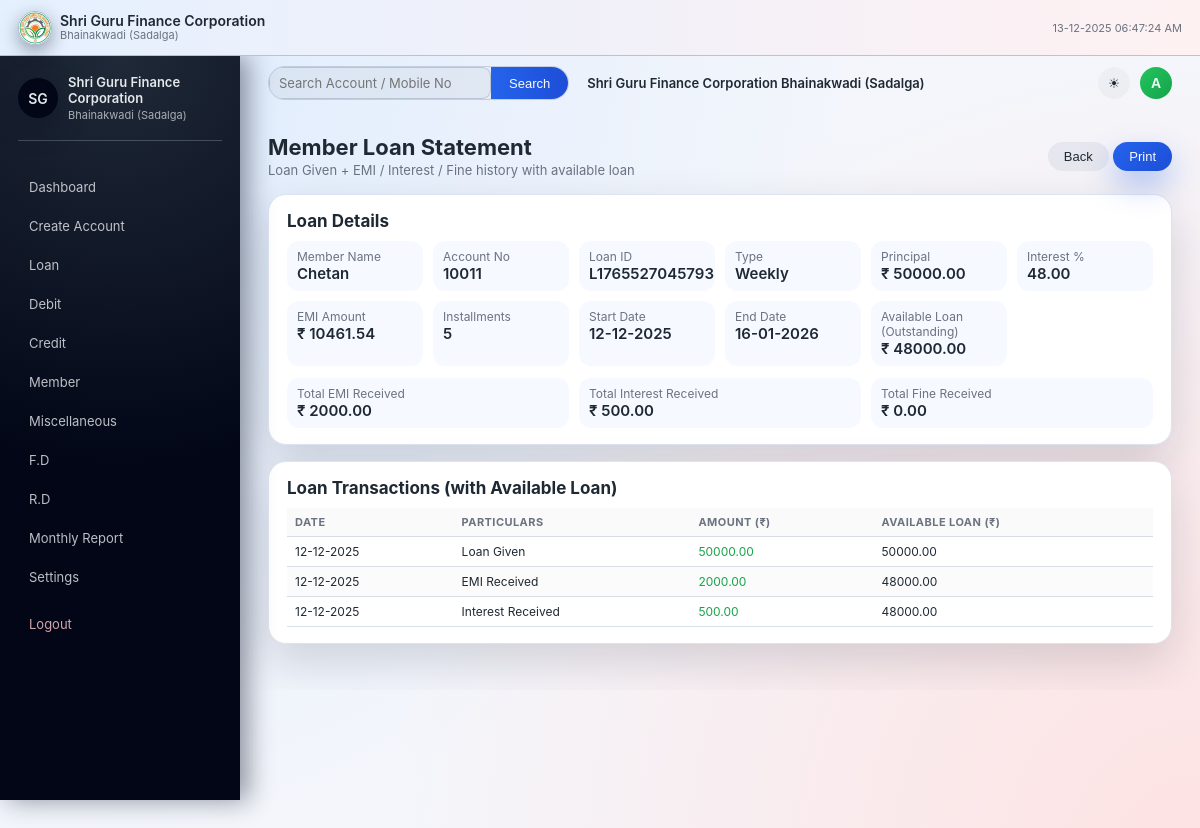
The app's page /member_loan_statement/L1765527045793 (signed in) with its own data.
### app.py (models this page shows)
class Loan(db.Model):
    id = db.Column(db.Integer, primary_key=True)
    loan_id = db.Column(db.String(20), unique=True, nullable=False)
    member_id = db.Column(db.Integer, db.ForeignKey("member.id"), nullable=True)
    account_no = db.Column(db.String(20), nullable=False)
    member_name = db.Column(db.String(120), nullable=False)
    date = db.Column(db.Date, default=date.today)
    loan_type = db.Column(db.String(20), nullable=False)  # Weekly / Monthly / Yearly / FD Loan
    principal = db.Column(db.Float, nullable=False)
    interest_rate = db.Column(db.Float, nullable=False)
    installments = db.Column(db.Integer, nullable=False)
    emi_amount = db.Column(db.Float, nullable=False)
    start_date = db.Column(db.Date, nullable=False)
    end_date = db.Column(db.Date, nullable=False)
    remarks = db.Column(db.Text, nullable=True)

class LoanTransaction(db.Model):
    id = db.Column(db.Integer, primary_key=True)
    loan_id = db.Column(db.Integer, db.ForeignKey("loan.id"), nullable=False)
    date = db.Column(db.Date, default=date.today)
    txn_type = db.Column(db.String(20), nullable=False)  # EMI / INTEREST / FINE
    amount = db.Column(db.Float, nullable=False)
    remarks = db.Column(db.Text, nullable=True)

### app.py (the view)
@app.route("/member_loan_statement/<loan_id>")
@login_required
def member_loan_statement(loan_id):
    loan = Loan.query.filter_by(loan_id=loan_id).first_or_404()
    member = Member.query.filter_by(account_no=loan.account_no).first()
    principal = float(loan.principal or 0.0)
    txns = (
        LoanTransaction.query.filter_by(loan_id=loan.id)
        .order_by(LoanTransaction.date.asc(), LoanTransaction.id.asc())
        .all()
    )
    events = []
    loan_date = loan.date or loan.start_date or loan.start_date
    outstanding = principal
    events.append({
        "date": loan_date,
        "type": "Loan Given",
        "amount": principal,
        "remaining": outstanding,
    })
    total_emi = 0.0
    total_interest = 0.0
    total_fine = 0.0
    for t in txns:
        amt = float(t.amount or 0.0)
        label = ""
        if t.txn_type == "EMI":
            label = "EMI Received"
            total_emi += amt
            outstanding -= amt
            if outstanding < 0:
                outstanding = 0.0
        elif t.txn_type == "INTEREST":
            label = "Interest Received"
            total_interest += amt
        elif t.txn_type == "FINE":
            label = "Fine Received"
            total_fine += amt
        else:
            label = t.txn_type or "Other"
        events.append({
            "date": t.date,
            "type": label,
            "amount": amt,
            "remaining": outstanding,
        })
    final_outstanding = outstanding
    rows = sorted(
        events,
        key=lambda r: (r["date"] or date.min),
        reverse=True,
    )
    return render_template(
        "member_loan_statement.html",
        loan=loan,
        member=member,
        rows=rows,
        total_emi=total_emi,
        total_interest=total_interest,
        total_fine=total_fine,
        outstanding=final_outstanding,
    )

### app.py (called while the page is built)
def login_required(view_func):
    from functools import wraps
    @wraps(view_func)
    def wrapped(*args, **kwargs):
        if "user_id" not in session:
            return redirect(url_for("login"))
        return view_func(*args, **kwargs)
    return wrapped

@app.context_processor
def inject_now():
    return {
        "now": datetime.utcnow(),
        "bank_name": "Shri Guru Finance Corporation Bhainakwadi (Sadalga)",
    }

### templates/member_loan_statement.html (shortened to what this page needs)
{% extends "base.html" %}
{% block content %}
<div class="page-header">
    <div>
        <h2>Member Loan Statement</h2>
        <p class="page-subtitle">
            Loan Given + EMI / Interest / Fine history with available loan
        </p>
    </div>
    <div class="no-print">
        <button type="button" class="btn-secondary" onclick="window.history.back()">Back</button>
        <button type="button" class="btn-primary" onclick="window.print()">Print</button>
    </div>
</div>
<div class="card">
    <h3>Loan Details</h3>
    <div class="summary-row">
        <div class="summary-card">
            <div class="summary-label">Member Name</div>
            <div class="summary-value">{{ loan.member_name }}</div>
        </div>
        <div class="summary-card">
            <div class="summary-label">Account No</div>
            <div class="summary-value">{{ loan.account_no }}</div>
        </div>
        <div class="summary-card">
            <div class="summary-label">Loan ID</div>
            <div class="summary-value">{{ loan.loan_id }}</div>
        </div>
        <div class="summary-card">
            <div class="summary-label">Type</div>
            <div class="summary-value">{{ loan.loan_type }}</div>
        </div>
        <div class="summary-card">
            <div class="summary-label">Principal</div>
            <div class="summary-value">₹ {{ '%.2f'|format(loan.principal) }}</div>
        </div>
        <div class="summary-card">
            <div class="summary-label">Interest %</div>
            <div class="summary-value">{{ '%.2f'|format(loan.interest_rate) }}</div>
        </div>
        <div class="summary-card">
            <div class="summary-label">EMI Amount</div>
            <div class="summary-value">₹ {{ '%.2f'|format(loan.emi_amount) }}</div>
        </div>
        <div class="summary-card">
            <div class="summary-label">Installments</div>
            <div class="summary-value">{{ loan.installments }}</div>
        </div>
        <div class="summary-card">
            <div class="summary-label">Start Date</div>
            <div class="summary-value">
                {{ loan.start_date.strftime('%d-%m-%Y') if loan.start_date else '' }}
            </div>
        </div>
        <div class="summary-card">
            <div class="summary-label">End Date</div>
            <div class="summary-value">
                {{ loan.end_date.strftime('%d-%m-%Y') if loan.end_date else '' }}
            </div>
        </div>
        <div class="summary-card">
            <div class="summary-label">Available Loan (Outstanding)</div>
            <div class="summary-value">
                ₹ {{ '%.2f'|format(outstanding or 0.0) }}
            </div>
        </div>
    </div>
    <div class="summary-row" style="margin-top:12px;">
        <div class="summary-card">
            <div class="summary-label">Total EMI Received</div>
            <div class="summary-value">₹ {{ '%.2f'|format(total_emi or 0.0) }}</div>
        </div>
        <div class="summary-card">
            <div class="summary-label">Total Interest Received</div>
            <div class="summary-value">₹ {{ '%.2f'|format(total_interest or 0.0) }}</div>
        </div>
        <div class="summary-card">
            <div class="summary-label">Total Fine Received</div>
            <div class="summary-value">₹ {{ '%.2f'|format(total_fine or 0.0) }}</div>
        </div>
    </div>
</div>
<div class="card table-card">
    <h3>Loan Transactions (with Available Loan)</h3>
    <div class="table-wrapper">
        <table>
            <thead>
                <tr>
                    <th>Date</th>
                    <th>Particulars</th>
                    <th>Amount (₹)</th>
                    <th>Available Loan (₹)</th>
                </tr>
            </thead>
            <tbody>
                {% if rows %}
                    {% for r in rows %}
                    <tr>
                        <td>{{ r.date.strftime('%d-%m-%Y') if r.date else '' }}</td>
                        <td>{{ r.type }}</td>
                        <td class="amount-credit">
                            {{ '%.2f'|format(r.amount or 0.0) }}
                        </td>
                        <td>
                            {{ '%.2f'|format(r.remaining or 0.0) }}
                        </td>
                    </tr>
                    {% endfor %}
                {% else %}
                    <tr>
                        <td colspan="4" class="muted">
                            No loan transactions found for this loan.
                        </td>
                    </tr>
                {% endif %}
            </tbody>
        </table>
    </div>
</div>
{% endblock %}

### static/css/style.css (style rules this page uses)
:root { --bg: #f4f6fb; --bg-elevated: #ffffff; --bg-accent: #e3efff; --border-subtle: #dde3f0; --text-main: #1f2933; --text-muted: #6b7280; --primary: #2563eb; --primary-soft: rgba(37, 99, 235, 0.1); --primary-strong: #1d4ed8; --danger: #dc2626; --sidebar-bg: #0f172a; --sidebar-text: #e5e7eb; --shadow-soft: 0 18px 45px rgba(15, 23, 42, 0.15); }
*, *::before, *::after { box-sizing: border-box; }
body { margin: 0; padding-top: 56px; font-family: "Inter", system-ui, -apple-system, BlinkMacSystemFont, "Segoe UI", sans-serif; background: radial-gradient(circle at top left, #dbeafe, transparent 60%), radial-gradient(circle at bottom right, #fee2e2, transparent 55%), var(--bg); color: var(--text-main); min-height: 100vh; }
.page-header { display: flex; justify-content: space-between; align-items: center; margin-bottom: 16px; }
.page-header h2 { margin: 0; font-size: 22px; }
.page-subtitle { margin: 2px 0 0; font-size: 13px; color: var(--text-muted); }
.card { background: var(--bg-elevated); border-radius: 18px; padding: 16px 18px; border: 1px solid var(--border-subtle); box-shadow: var(--shadow-soft); margin-bottom: 16px; }
.card h3 { margin-top: 0; margin-bottom: 10px; font-size: 17px; }
.btn-primary, .btn-secondary, .btn-danger { border-radius: 999px; padding: 7px 16px; font-size: 13px; font-weight: 500; border: none; cursor: pointer; display: inline-flex; align-items: center; gap: 6px; transition: background 0.16s ease, transform 0.1s ease, box-shadow 0.16s ease; }
.btn-primary { background: linear-gradient(135deg, var(--primary), var(--primary-strong)); color: #f9fafb; box-shadow: 0 14px 30px rgba(37, 99, 235, 0.35); }
.btn-secondary { background: rgba(148, 163, 184, 0.16); color: var(--text-main); }
.table-card { margin-top: 8px; }
.table-wrapper { overflow-x: auto; }
table { width: 100%; border-collapse: collapse; font-size: 12px; }
th, td { padding: 7px 8px; border-bottom: 1px solid rgba(148, 163, 184, 0.35); text-align: left; }
thead th { font-size: 11px; text-transform: uppercase; letter-spacing: 0.04em; color: var(--text-muted); background: rgba(15, 23, 42, 0.02); }
tbody tr:nth-child(even) { background: rgba(15, 23, 42, 0.015); }
.summary-row { display: grid; grid-template-columns: repeat(auto-fit, minmax(120px, 1fr)); gap: 10px; margin-top: 10px; }
.summary-card { background: rgba(37, 99, 235, 0.04); border-radius: 12px; padding: 8px 10px; }
.summary-label { font-size: 11px; color: var(--text-muted); }
.summary-value { font-size: 15px; font-weight: 600; }
.summary-card .summary-label { font-size: 12px; }
.summary-card .summary-value { font-size: 15px; font-weight: 600; }
.txn-credit, .amount-credit { color: #16a34a; }

### records on screen
Loan: member_name "Chetan", account_no "10011", loan_id "L1765527045793", loan_type "Weekly", principal "50000.00", interest_rate "48.00", emi_amount "10461.54", installments "5", start_date "12-12-2025", end_date "16-01-2026", date "12-12-2025", type "Loan Given"
LoanTransaction: date "12-12-2025", type "EMI Received", amount "2000.00", remaining "48000.00"
LoanTransaction: date "12-12-2025", type "Interest Received", amount "500.00", remaining "48000.00"

### other values on screen
{{ session.get('username', 'AD')[0]|upper }} "A"
{{ '%.2f'|format(outstanding or 0.0) }} "48000.00"
{{ '%.2f'|format(total_emi or 0.0) }} "2000.00"
{{ '%.2f'|format(total_interest or 0.0) }} "500.00"
{{ '%.2f'|format(total_fine or 0.0) }} "0.00"
